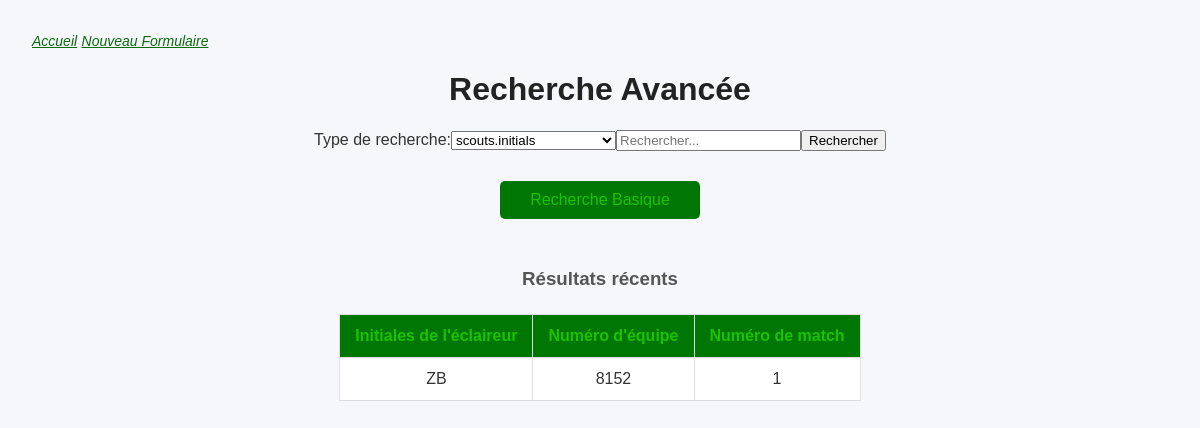
The app's page /advanced_results, older data.
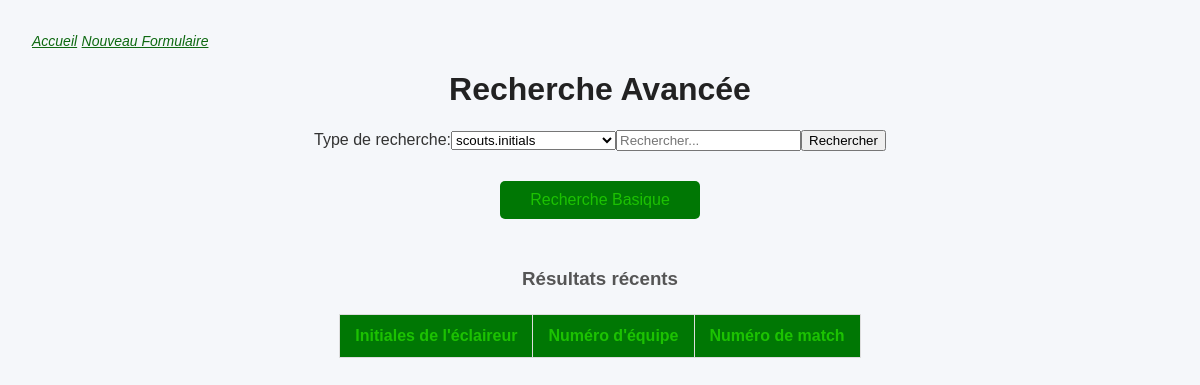
The same page, newer data.
### tables this page shows
CREATE TABLE scouting_data (scout_data_id INTEGER PRIMARY KEY AUTOINCREMENT, match_id INTEGER, team_id INTEGER, scout_id INTEGER, auto_points INTEGER DEFAULT 0, teleop_points INTEGER DEFAULT 0, endgame_points INTEGER DEFAULT 0, penalties INTEGER DEFAULT 0, robot_status TEXT CHECK (robot_status IN ('working', 'damaged', 'disabled')), notes TEXT, timestamp TEXT DEFAULT (datetime('now')), FOREIGN KEY (scout_id) REFERENCES scouts(scout_id) ON DELETE CASCADE, FOREIGN KEY (team_id) REFERENCES teams(team_id) ON DELETE CASCADE, FOREIGN KEY (match_id) REFERENCES matches(match_id) ON DELETE CASCADE, UNIQUE(match_id, team_id, scout_id));

CREATE TABLE scouts (scout_id INTEGER PRIMARY KEY AUTOINCREMENT, initials TEXT NOT NULL, notes TEXT);

CREATE TABLE teams (team_id INTEGER PRIMARY KEY AUTOINCREMENT, team_number INTEGER NOT NULL UNIQUE, team_name TEXT, robot_weight REAL, robot_height REAL, robot_width REAL, robot_drive_type TEXT, notes TEXT);

CREATE TABLE matches (match_id INTEGER PRIMARY KEY AUTOINCREMENT, event_id INTEGER, match_number INTEGER NOT NULL, scheduled_time TEXT, score_blue INTEGER DEFAULT 0, score_red INTEGER DEFAULT 0, winning_alliance TEXT, FOREIGN KEY (event_id) REFERENCES events(event_id) ON DELETE CASCADE, UNIQUE(event_id, match_number));

### webserver.py (the view)
@app.route('/advanced_results', methods=['GET', 'POST'])
def advanced_results(table='scouting_data'):
    columns = constants.all_scouting_data_columns
    columns = parse_columns(columns)
    data = db_m.get_recent_data(table=table, table_id='scout_data_id', columns=columns)
    search_types = constants.advanced_search_types
    return render_template('RDBMS_Templates/advanced_results.html', data=data, search_message='Résultats récents', search_types=search_types, columns=columns)

### database_manager.py (called while the page is built)
def get_connection():
    conn=sqlite3.connect(DB_NAME)
    conn.execute("PRAGMA foreign_keys = ON;")
    return conn

def get_recent_data(table, table_id, columns, limit=10):
    conn = get_connection()
    conn.row_factory = sqlite3.Row
    cursor = conn.cursor()
    query = ''
    if isinstance(columns, list):
        query = 'SELECT {} FROM {}'.format(', '.join(columns), table)
    elif isinstance(columns, str):
        query = 'SELECT {} FROM {}'.format(columns, table)
    else:
        query = 'SELECT * FROM {}'.format(table)
    cursor.execute("PRAGMA foreign_key_list({})".format(table))
    foreign_key_list = cursor.fetchall()
    for fk in foreign_key_list:
        ref_table = fk[2]
        from_col = fk[3]
        to_col = fk[4]
        query += f' JOIN {ref_table} ON {table}.{from_col} = {ref_table}.{to_col}'
    query += f' ORDER BY {table}.{table_id} DESC'
    cursor.execute(query)
    rows = cursor.fetchmany(limit)
    conn.close()
    return rows

### templates/RDBMS_Templates/advanced_results.html (shortened to what this page needs)
<!DOCTYPE html>
<html>
    <head>
        <link rel="stylesheet" href="{{ url_for('static', filename='style/results.css') }}">
        <link rel="stylesheet" href="https://cdn.datatables.net/1.13.6/css/jquery.dataTables.min.css">
    </head>
    <body>
        <div class="top_links">
            <a href="/">Accueil</a>
            <a href="/scout_form">Nouveau Formulaire</a>
        </div>
        <h1>Recherche Avancée</h1>
        <form method="POST" action="/advanced_search">
            <div class="search-bar-container">
                <div class="search-bar">
                    <label for="searchType">Type de recherche:</label>
                    <select id="advanced_searchType" name="searchType">
                        {% for s in search_types %}
                            <option value="{{ s.value }}">{{ s.value }}</option>
                        {% endfor %}
                    </select>
                    <input type="text" name="query" placeholder="Rechercher..." required>
                    <button type="submit">Rechercher</button>
                </div>
                <div class="advanced_search">
                    <a href="/basic_results">Recherche Basique</a>
                </div>
            </div>
        </form>
        <h3>{{ search_message }}</h3>
        <div class="tables-and-details">
            <div class="scrollable-table-container">
                <table>
                    <thead>
                        <tr>
                            <th>{{search_types[0].label}}</th>
                            <th>{{search_types[1].label}}</th>
                            <th>{{search_types[2].label}}</th>
                        </tr>
                    </thead>
                    <tbody>
                        {% for row in data %}
                        <tr class="result-row" id="row-{{ row[0] }}">
                            <td class="{{search_types[0].label}}">{{ row[1] }}</td>
                            <td class="{{search_types[1].label}}">{{ row[2] }}</td>
                            <td class="{{search_types[2].label}}">{{ row[3] }}</td>
                        </tr>
                        {% endfor %}
                    </tbody>
                </table>
            </div>
        </div>
    </body>
</html>

Row changes from the older to the newer data that the page shows:
removed scouting_data: initials "ZB", team_number "8152", match_number "1"
